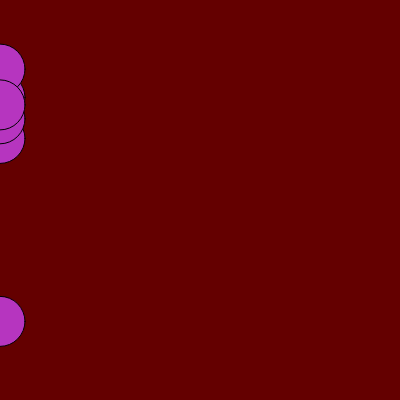
Frame 1 (no input)
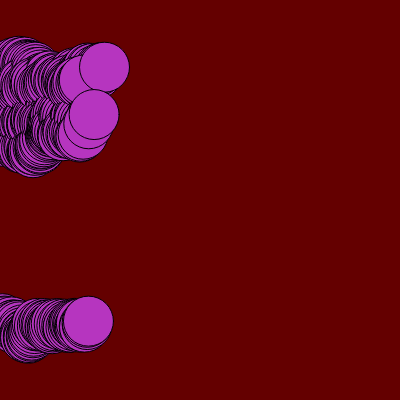
Frame 60 (no input)
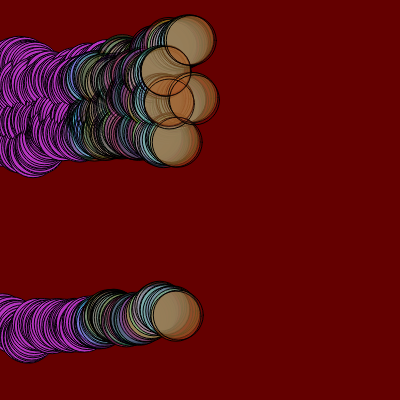
Frame 120 (the mouse pressed at the canvas centre since frame 60)

The p5.js sketch that drew these frames (run headless with seeded random() and noise() and a simulated clock; from frame 60 on, the mouse is pressed at the canvas centre):

// p5.js sketch
// ── sketch.js

let cor;
let circuloX
let circuloY;
let contator;

function setup () {
  createCanvas (400, 400);
  background(color(100, 0, 0));
  cor = color(random(0, 255), random(0, 255), random(0, 255));
  circuloX = [0, 0, 0, 0, 0, 0];
  circuloY = [random(height), random (height), random(height), random(height), random(height), random(height)];
}

function draw() {
  fill (cor);
  for (contador in circuloX) {
    circle(circuloX[contador], circuloY[contador], 50);
    circuloX[contador] += random(0, 3);
    circuloY[contador] += random(-3, 3);
    if (circuloX[contador]>= width) {
      circuloX[contador] = 7;
      circuloY[contador] = random(height);
    }
  }
if (mouseIsPressed) {
  cor = color(random(0, 255), random(0, 255), random(0, 255), 
              random(0, 100));
 }
}
